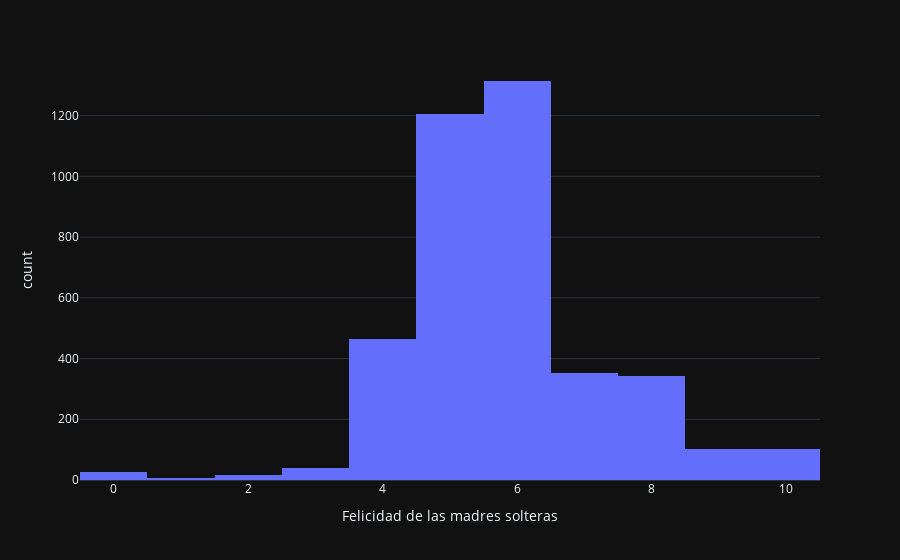

Here is the notebook cell this chart was saved with:
### Code cell
fig = px.histogram(data, x = "Felicidad",
                   template = "plotly_dark",
                   labels = {"Felicidad": 'Felicidad de las madres solteras'})
fig.show()

### Figure 1 — Plotly figure (JSON) as saved in the notebook; plotly's stock layout.template omitted (floating-point values rounded to 4 significant figures; data arrays with more than 128 entries replaced by an {"elided": "..."} marker saying what was removed)
{"data": [{"alignmentgroup": "True", "bingroup": "x", "hoverlabel": {"namelength": 0}, "hovertemplate": "Felicidad de las madres solteras=%{x}<br>count=%{y}", "legendgroup": "", "marker": {"color": "#636efa"}, "name": "", "offsetgroup": "", "orientation": "v", "showlegend": false, "type": "histogram", "x": {"elided": "3973 int values"}, "xaxis": "x", "yaxis": "y"}], "layout": {"barmode": "relative", "legend": {"tracegroupgap": 0}, "margin": {"t": 60}, "xaxis": {"anchor": "y", "domain": [0, 1], "title": {"text": "Felicidad de las madres solteras"}}, "yaxis": {"anchor": "x", "domain": [0, 1], "title": {"text": "count"}}}}
